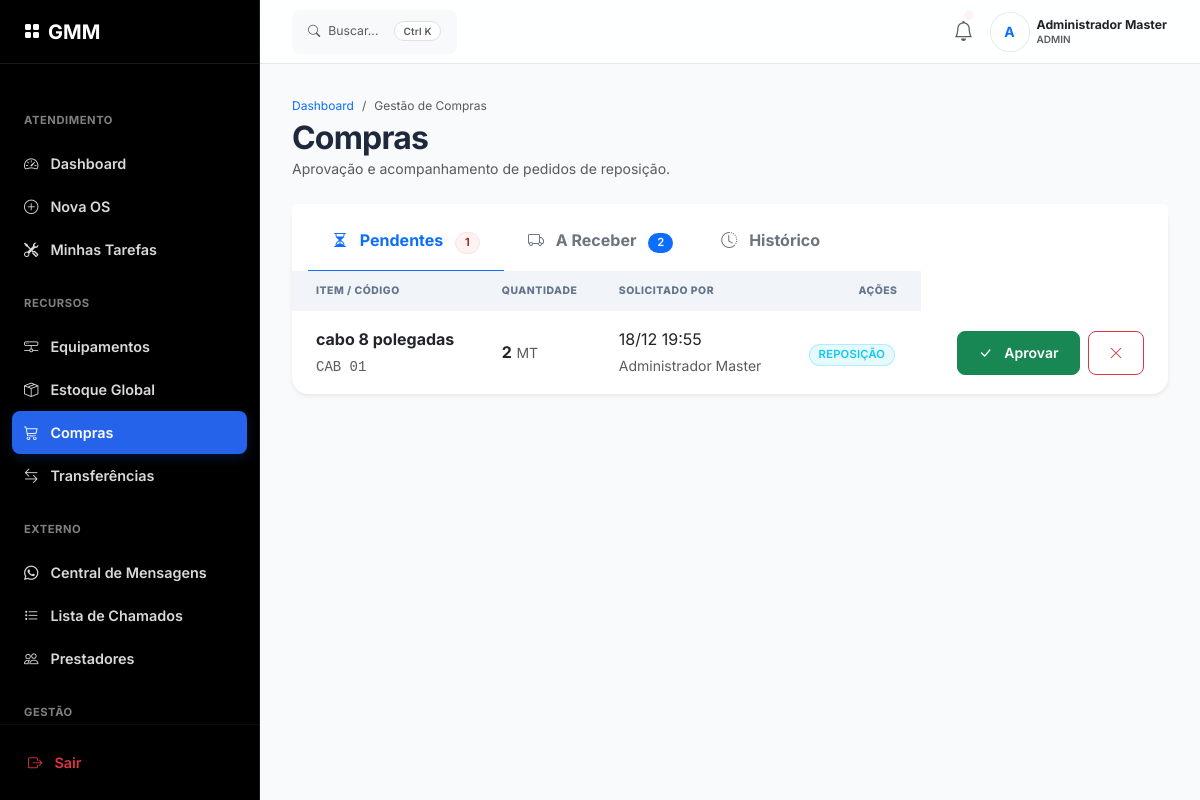
The page /admin/compras (signed in) on the database as committed earlier.
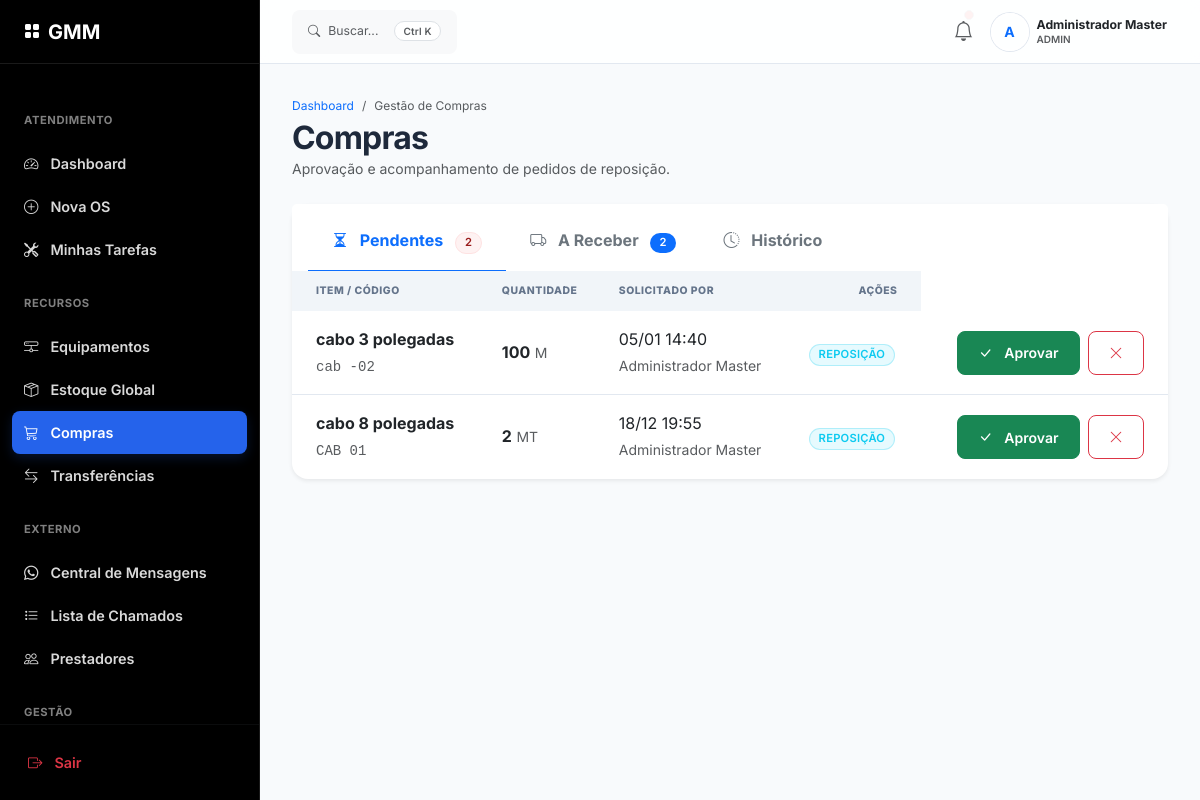
The same page on the database as committed later.
### app/models/estoque_models.py (models this page shows)
class PedidoCompra(db.Model):
    __tablename__ = 'pedidos_compra'
    id = db.Column(db.Integer, primary_key=True)
    fornecedor_id = db.Column(db.Integer, db.ForeignKey('fornecedores.id'), nullable=True)
    estoque_id = db.Column(db.Integer, db.ForeignKey('estoque.id'), nullable=False)
    quantidade = db.Column(db.Numeric(10, 3), nullable=False)
    data_solicitacao = db.Column(db.DateTime, default=datetime.utcnow)
    data_chegada = db.Column(db.DateTime, nullable=True)
    status = db.Column(db.String(20), default='pendente')
    solicitante_id = db.Column(db.Integer, db.ForeignKey('usuarios.id'), nullable=True)
    aprovador_id = db.Column(db.Integer, db.ForeignKey('usuarios.id'), nullable=True)
    recebedor_id = db.Column(db.Integer, db.ForeignKey('usuarios.id'), nullable=True)
    token_aprovacao = db.Column(db.String(64), unique=True, nullable=True)
    token_expira_em = db.Column(db.DateTime, nullable=True)
    justificativa = db.Column(db.Text, nullable=True)
    unidade_destino_id = db.Column(db.Integer, db.ForeignKey('unidades.id'), nullable=True)
    fornecedor = db.relationship('Fornecedor', backref='pedidos')
    peca = db.relationship('Estoque')
    solicitante = db.relationship('Usuario', foreign_keys=[solicitante_id])
    aprovador = db.relationship('Usuario', foreign_keys=[aprovador_id])
    recebedor = db.relationship('Usuario', foreign_keys=[recebedor_id])
    unidade_destino = db.relationship('Unidade', foreign_keys=[unidade_destino_id])

class Estoque(db.Model):
    __tablename__ = 'estoque'
    id = db.Column(db.Integer, primary_key=True)
    codigo = db.Column(db.String(20), unique=True, nullable=False)
    nome = db.Column(db.String(150), nullable=False)
    categoria_id = db.Column(db.Integer, db.ForeignKey('categorias_estoque.id'))
    unidade_medida = db.Column(db.String(5), nullable=False)
    quantidade_atual = db.Column(db.Numeric(10, 3), nullable=False, default=0)
    quantidade_minima = db.Column(db.Numeric(10, 3), nullable=False, default=5)
    valor_unitario = db.Column(db.Numeric(10, 2), nullable=True)
    localizacao = db.Column(db.String(100), nullable=True)
    unidade_id = db.Column(db.Integer, db.ForeignKey('unidades.id'), nullable=True)
    updated_at = db.Column(db.DateTime, default=datetime.utcnow, onupdate=datetime.utcnow)
    categoria = db.relationship('CategoriaEstoque', backref='itens')
    unidade = db.relationship('Unidade', backref='estoque_itens')

### app/models/models.py (models this page shows, shortened)
class Usuario(UserMixin, db.Model):
    __tablename__ = 'usuarios'
    id = db.Column(db.Integer, primary_key=True)
    nome = db.Column(db.String(100), nullable=False)
    username = db.Column(db.String(50), unique=True, nullable=False)
    telefone = db.Column(db.String(20), nullable=True)
    email = db.Column(db.String(120), unique=True, nullable=True)
    senha_hash = db.Column(db.String(255), nullable=False)
    tipo = db.Column(db.String(20), nullable=False)
    foto_perfil = db.Column(db.String(255), nullable=True) # [Novo PRD 3.1.1]
    unidade_padrao_id = db.Column(db.Integer, db.ForeignKey('unidades.id'), nullable=True)
    ativo = db.Column(db.Boolean, default=True)
    ultimo_acesso = db.Column(db.DateTime, nullable=True)
    created_at = db.Column(db.DateTime, default=datetime.utcnow)
    registros = db.relationship('RegistroPonto', backref='usuario', lazy=True)

### app/routes/admin.py (the view)
@bp.route('/compras', methods=['GET'])
@login_required
def compras_painel():
    pendentes = PedidoCompra.query.filter_by(status='pendente').order_by(PedidoCompra.data_solicitacao.desc()).all()
    aprovados = PedidoCompra.query.filter(PedidoCompra.status.in_(['aprovado', 'encomendado'])).all()
    historico = PedidoCompra.query.filter(PedidoCompra.status.in_(['entregue', 'cancelado'])).order_by(PedidoCompra.data_solicitacao.desc()).limit(20).all()
    fornecedores = Fornecedor.query.all()
    unidades = Unidade.query.all()
    return render_template('compras.html',
                         pendentes=pendentes,
                         aprovados=aprovados,
                         historico=historico,
                         fornecedores=fornecedores,
                         unidades=unidades,
                         today=datetime.utcnow().date())

### app/routes/admin.py (called while the page is built, shortened)
@bp.before_request
def restrict_to_admin():
    if request.endpoint == 'admin.buscar_fornecedores_peca':
        return
    if current_user.is_authenticated and current_user.tipo == 'comprador':
        if request.endpoint in ['admin.compras_painel', 'admin.aprovar_pedido', 'admin.rejeitar_pedido', 'admin.receber_pedido''admin.transferencias_painel','admin.aprovar_transferencia','admin.rejeitar_transferencia']:
            return
    if not current_user.is_authenticated or current_user.tipo not in ['admin']:
        abort(403)

### app/templates/compras.html (shortened to what the changed rows need)
{% extends "base.html" %}
{% block content %}
<div class="mb-4 d-flex flex-column flex-md-row justify-content-between align-items-md-center gap-3">
    <div>
        <h2 class="mb-0 fw-bold">Compras</h2>
    </div>
</div>
<div class="card border-0 shadow-sm">
    <div class="card-header bg-white border-0 pb-0">
        <ul class="nav nav-tabs border-0" id="purchaseTabs" role="tablist">
            <li class="nav-item">
                <button class="nav-link active fw-bold border-0 px-4 py-3" id="pendentes-tab" data-bs-toggle="tab"
                    data-bs-target="#pendentes" type="button">
                    <i class="bi bi-hourglass-split me-2"></i> Pendentes
                    <span class="badge bg-danger ms-2">{{ pendentes|length }}</span>
                </button>
            </li>
        </ul>
    </div>
    <div class="card-body p-0">
        <div class="tab-content" id="purchaseTabsContent">
            <div class="tab-pane fade show active" id="pendentes" role="tabpanel">
                <div class="table-responsive">
                    <table class="table table-hover align-middle mb-0">
                        <thead class="bg-light">
                            <tr>
                                <th class="ps-4">Item / Código</th>
                                <th>Quantidade</th>
                                <th>Solicitado por</th>
                                <th class="text-end pe-4">Ações</th>
                            </tr>
                        </thead>
                        <tbody>
                            {% for pedido in pendentes %}
                            <tr>
                                <td class="ps-4">
                                    <div class="fw-bold">{{ pedido.peca.nome }}</div>
                                    <small class="text-muted font-monospace">{{ pedido.peca.codigo }}</small>
                                </td>
                                <td>
                                    <span class="fw-bold fs-6">{{ "{:g}".format(pedido.quantidade|float) }}</span>
                                    <small class="text-muted">{{ pedido.peca.unidade_medida }}</small>
                                </td>
                                <td>
                                    <div>{{ pedido.data_solicitacao.strftime('%d/%m %H:%M') }}</div>
                                    <small class="text-muted">{{ pedido.solicitante.nome if pedido.solicitante else
                                        'N/A' }}</small>
                                </td>
                                <td>
                                    {% if pedido.peca.quantidade_atual <= pedido.peca.quantidade_minima %} <span
                                        class="badge bg-danger shadow-sm">CRÍTICO</span>
                                        {% else %}
                                        <span
                                            class="badge bg-info bg-opacity-10 text-info border border-info border-opacity-25">REPOSIÇÃO</span>
                                        {% endif %}
                                </td>
                                <td class="text-end pe-4">
                                    <button class="btn btn-sm btn-success me-1"
                                        onclick="abrirModalAprovar({{ pedido.id }}, {{ pedido.peca.nome|tojson|forceescape }})">
                                        <i class="bi bi-check-lg me-1"></i> Aprovar
                                    </button>
                                    <button class="btn btn-sm btn-outline-danger"
                                        onclick="rejeitarPedido({{ pedido.id }})">
                                        <i class="bi bi-x-lg"></i>
                                    </button>
                                </td>
                            </tr>
                            {% else %}
                            <tr>
                                <td colspan="5" class="text-center py-5 text-muted">Aguardando novas solicitações.</td>
                            </tr>
                            {% endfor %}
                        </tbody>
                    </table>
                </div>
            </div>
        </div>
    </div>
</div>
{% endblock %}

Rows that differ between the two databases and show on the page:
added PedidoCompra: peca.nome "cabo 3 polegadas", peca.codigo "cab -02", quantidade "100", peca.unidade_medida "M", data_solicitacao "05/01 14:40", solicitante "Administrador Master"
Other text that changed with them:
{{ pendentes|length }}: "1" → "2"
